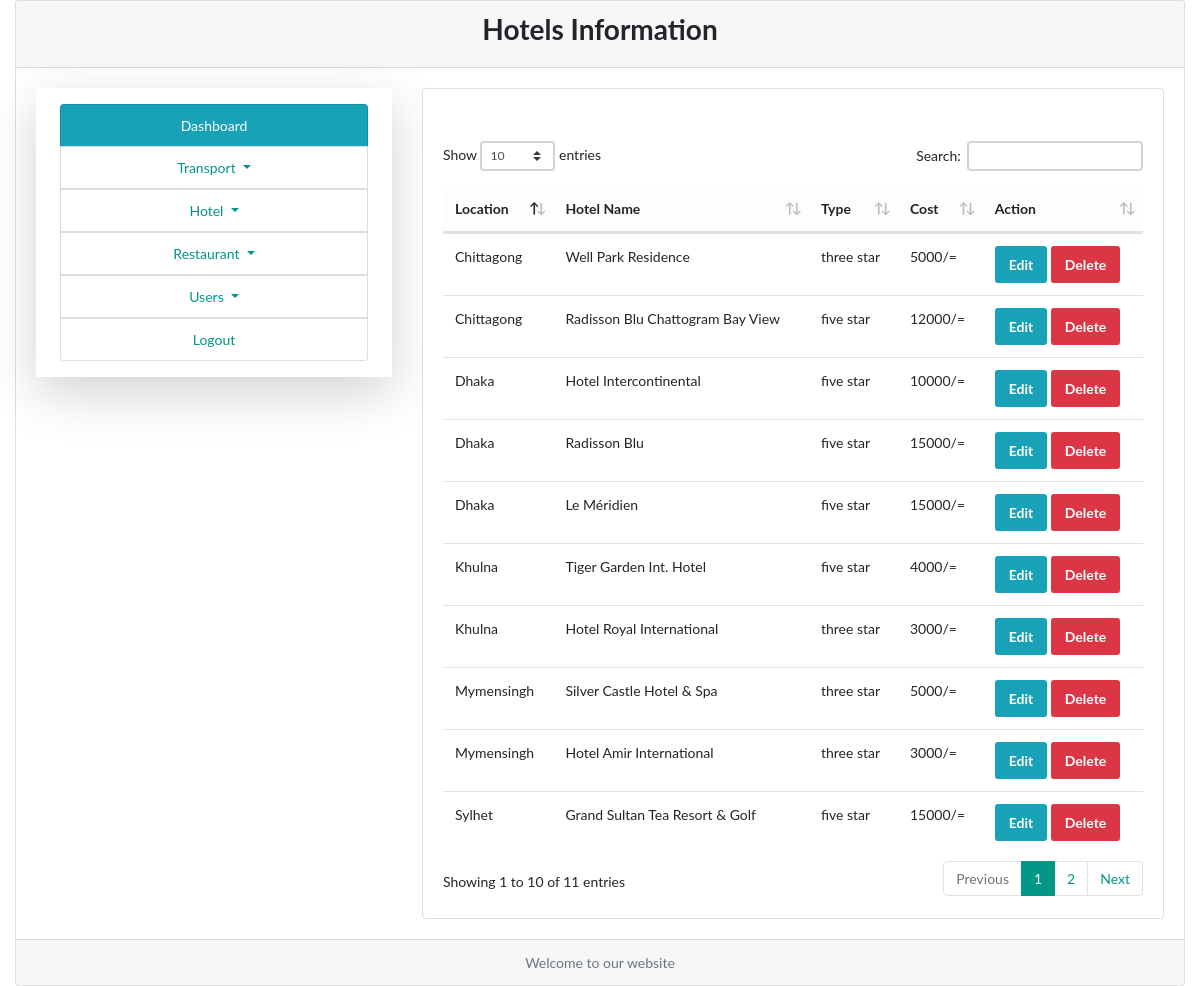
Page /all-hotels.php (signed in) on the committed database.
### tables this page shows
CREATE TABLE `hotels` (
  `id` int(99) NOT NULL,
  `location` varchar(99) NOT NULL,
  `hotel_name` varchar(99) NOT NULL,
  `hotel_type` varchar(99) NOT NULL,
  `hotel_cost` varchar(99) NOT NULL
);

### all-hotels.php (the view, shortened to what this page needs)
<?php
require_once 'functions.php';
?>
<!doctype html>
<html lang="en">
<head>
    <link rel="stylesheet" href="assets/css/datatables.min.css">
    <link rel="stylesheet" href="assets/css/main.css">
    <link rel="stylesheet" href="assets/css/style.css">
</head>
<body>
<div class="words-area">
    <div class="container-fluid">
        <div class="row">
            <div class="col-12">
                <div class="card text-center">
                    <div class="card-header ">
                        <h2>Hotels Information</h2>
                    </div>
                    <div class="card-body">
                        <div class="row">
                            <div class="col-4">
                                <div class="bus-menu shadow-lg p-2">
                                    <nav class="navbar navbar-default">
                                        <ul class="nav navbar-nav">
                                            <li class="list-group-item bg-info">
                                                <a class="bg-info text-white" href="admin-dashboard.php">Dashboard</a>
                                            </li>
                                            <li class="dropdown">
                                                <a href="#" class="dropdown-toggle" data-toggle="dropdown" role="button"
                                                   aria-haspopup="true" aria-expanded="false">Transport </a>
                                            </li>
                                            <li class="dropdown">
                                                <a href="#" class="dropdown-toggle" data-toggle="dropdown" role="button"
                                                   aria-haspopup="true" aria-expanded="false">Hotel </a>
                                            </li>
                                            <li class="dropdown">
                                                <a href="#" class="dropdown-toggle" data-toggle="dropdown" role="button"
                                                   aria-haspopup="true" aria-expanded="false">Restaurant </a>
                                            </li>
                                            <li class="dropdown">
                                                <a href="#" class="dropdown-toggle" data-toggle="dropdown" role="button"
                                                   aria-haspopup="true" aria-expanded="false">Users </a>
                                            </li>
                                            <li class="list-group-item">
                                                <a href="logout.php">Logout</a>
                                            </li>
                                        </ul>
                                    </nav>
                                </div>
                            </div>
                            <div class="col-8">
                                <div class="card text-center">
                                    <div class="card-body text-left">
                                        <table class="table" id="hotel_table">
                                            <thead class="table-light">
                                            <tr>
                                                <th scope="col">Location</th>
                                                <th scope="col">Hotel Name</th>
                                                <th scope="col">Type</th>
                                                <th scope="col">Cost</th>
                                                <th scope="col">Action</th>
                                            </tr>
                                            </thead>
                                            <tbody>
                                            <?php
                                            $query = "SELECT * FROM hotels";
                                            $result = mysqli_query($connection, $query);
                                            while ($data = mysqli_fetch_assoc($result)) {
                                                ?>
                                                <tr>
                                                    <td><?php echo $data['location']; ?></td>
                                                    <td><?php echo $data['hotel_name']; ?></td>
                                                    <td><?php echo $data['hotel_type']; ?></td>
                                                    <td><?php echo $data['hotel_cost']; ?>/=</td>
                                                    <td>
                                                        <a href="edit-hotel.php?edit-hotel=<?php echo $data['id']; ?>" class="btn btn-info">Edit</a>
                                                        <a onclick="return confirm('Are you sure want to delete ?')"
                                                           class="btn btn-danger"
                                                           href="?delete-hotel=<?php echo $data['id']; ?>">Delete</a>
                                                    </td>
                                                </tr>
                                                <?php
                                            }
                                            ?>
                                            </tbody>
                                        </table>
                                    </div>
                                </div>
                            </div>
                        </div>
                    </div>
                    <div class="card-footer text-muted">
                        Welcome to our website
                    </div>
                </div>
            </div>
        </div>
    </div>
</div>
</body>
</html>

### assets/css/style.css (style rules this page uses)
.bus-menu ul li { padding: 10px; }
.bus-menu ul { width: 350px; }
li.dropdown { border: 1px solid #ddd; }
ul.nav.navbar-nav li { padding: 0px !important; }
ul.nav.navbar-nav li a { display: block; padding: 10px; }

### rows in the picture
hotels: location "Dhaka", hotel_name "Hotel Intercontinental", hotel_type "five star", hotel_cost "10000"
hotels: location "Dhaka", hotel_name "Radisson Blu", hotel_type "five star", hotel_cost "15000"
hotels: location "Dhaka", hotel_name "Le Méridien", hotel_type "five star", hotel_cost "15000"
hotels: location "Mymensingh", hotel_name "Silver Castle Hotel & Spa", hotel_type "three star", hotel_cost "5000"
hotels: location "Mymensingh", hotel_name "Hotel Amir International", hotel_type "three star", hotel_cost "3000"
hotels: location "Khulna", hotel_name "Tiger Garden Int. Hotel", hotel_type "five star", hotel_cost "4000"
hotels: location "Khulna", hotel_name "Hotel Royal International", hotel_type "three star", hotel_cost "3000"
hotels: location "Sylhet", hotel_name "Grand Sultan Tea Resort & Golf", hotel_type "five star", hotel_cost "15000"
hotels: location "Chittagong", hotel_name "Well Park Residence", hotel_type "three star", hotel_cost "5000"
hotels: location "Chittagong", hotel_name "Radisson Blu Chattogram Bay View", hotel_type "five star", hotel_cost "12000"
